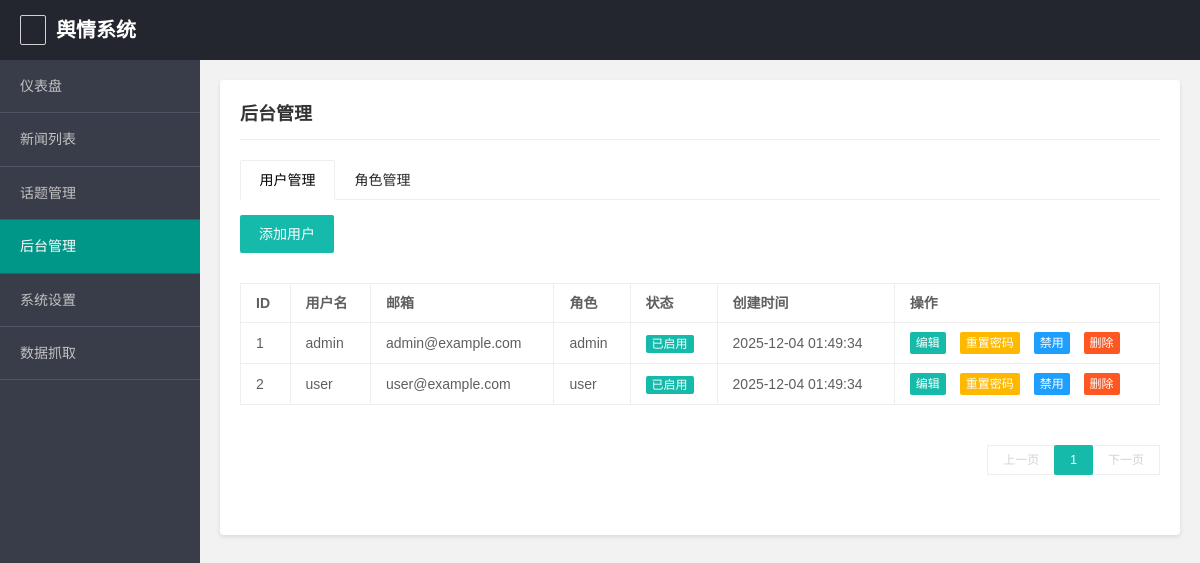
/admin_management (signed in), run on an earlier commit of the app's database.
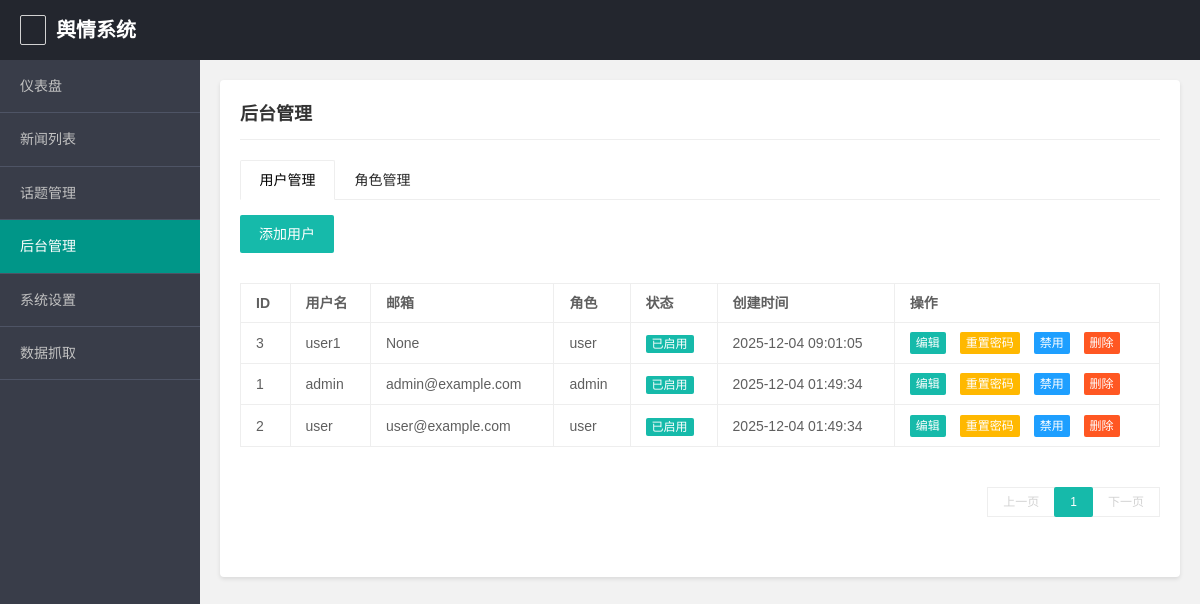
And on a later commit of the database.
### app/models.py (models this page shows, shortened)
class User(UserMixin, db.Model):
    id = db.Column(db.Integer, primary_key=True)
    username = db.Column(db.String(64), unique=True, nullable=False, index=True)
    email = db.Column(db.String(120), unique=True, index=True)
    password_hash = db.Column(db.String(128))
    role_id = db.Column(db.Integer, db.ForeignKey('role.id'))
    created_at = db.Column(db.DateTime, default=datetime.utcnow)
    last_login = db.Column(db.DateTime)
    is_active = db.Column(db.Boolean, default=True)
    comments = db.relationship('Comment', backref='author', lazy='dynamic')
    @property
    def password(self):
        raise AttributeError('password is not a readable attribute')
    def has_role(self, role_name):
        if self.role:
            return self.role.name == role_name
        return False

class Role(db.Model):
    id = db.Column(db.Integer, primary_key=True)
    name = db.Column(db.String(64), unique=True, nullable=False)
    description = db.Column(db.String(256))
    users = db.relationship('User', backref='role', lazy='dynamic')

### app/main/routes.py (the view)
@bp.route('/admin_management')
@login_required
def admin_management():
    if not current_user.has_role('admin'):
        flash('您没有权限访问此页面', 'error')
        return redirect(url_for('main.dashboard'))
    page = request.args.get('page', 1, type=int)
    per_page = 10
    pagination = User.query.order_by(User.created_at.desc()).paginate(
        page=page, per_page=per_page, error_out=False)
    user_items = pagination.items
    roles = Role.query.all()
    return render_template('admin_management.html',
                         pagination=pagination,
                         user_items=user_items,
                         roles=roles)

### app/__init__.py (called while the page is built)
def create_app(config_name=None):
    app = Flask(__name__, instance_relative_config=True)
    app.config['SECRET_KEY'] = os.getenv('SECRET_KEY', 'dev_key_change_in_production')
    app.config['SQLALCHEMY_DATABASE_URI'] = os.getenv('DATABASE_URL', 'sqlite:///app.db')
    app.config['SQLALCHEMY_TRACK_MODIFICATIONS'] = False
    app.config['APP_NAME'] = os.getenv('APP_NAME', '舆情系统')
    app.config['APP_VERSION'] = os.getenv('APP_VERSION', '1.0.0')
    db.init_app(app)
    migrate.init_app(app, db)
    login_manager.init_app(app)
    from app.main import bp as main_bp
    app.register_blueprint(main_bp)
    from app.models import User, Role, News, Topic, Comment, SystemSetting, Monitor
    @login_manager.user_loader
    def load_user(user_id):
        return User.query.get(int(user_id))
    return app

### templates/admin_management.html (shortened to what the changed rows need)
<!DOCTYPE html>
<html lang="zh-CN">
<head>
    <link rel="stylesheet" href="{{ url_for('static', filename='layui/css/layui.css') }}">
</head>
<body>
    <div class="header">
        <div style="display: flex; align-items: center;">
            <h1>{{ config.APP_NAME }}</h1>
        </div>
    </div>
    <div class="container">
        <div class="content">
            <div class="panel">
                <div class="layui-tab">
                    <div class="layui-tab-content">
                        <div class="layui-tab-item layui-show">
                            <div class="table-container">
                                <table class="layui-table">
                                    <thead>
                                        <tr>
                                            <th>ID</th>
                                            <th>用户名</th>
                                            <th>邮箱</th>
                                            <th>角色</th>
                                            <th>状态</th>
                                            <th>创建时间</th>
                                            <th>操作</th>
                                        </tr>
                                    </thead>
                                    <tbody>
                                        {% for user in user_items %}
                                        <tr>
                                            <td>{{ user.id }}</td>
                                            <td>{{ user.username }}</td>
                                            <td>{{ user.email }}</td>
                                            <td>{{ user.role.name }}</td>
                                            <td>
                                                {% if user.is_active %}
                                                <span class="layui-badge layui-bg-green">已启用</span>
                                                {% else %}
                                                <span class="layui-badge layui-bg-gray">已禁用</span>
                                                {% endif %}
                                            </td>
                                            <td>{{ user.created_at.strftime('%Y-%m-%d %H:%M:%S') }}</td>
                                            <td>
                                                <button class="layui-btn layui-btn-xs" onclick="editUser({{ user.id }})">编辑</button>
                                                <button class="layui-btn layui-btn-xs layui-btn-warm" onclick="resetPassword({{ user.id }})">重置密码</button>
                                                {% if user.is_active %}
                                                <button class="layui-btn layui-btn-xs layui-btn-normal" onclick="toggleUserStatus({{ user.id }}, false)">禁用</button>
                                                {% else %}
                                                <button class="layui-btn layui-btn-xs layui-btn-primary" onclick="toggleUserStatus({{ user.id }}, true)">启用</button>
                                                {% endif %}
                                                <button class="layui-btn layui-btn-xs layui-btn-danger" onclick="deleteUser({{ user.id }})">删除</button>
                                            </td>
                                        </tr>
                                        {% else %}
                                        <tr>
                                            <td colspan="7" style="text-align: center;">暂无用户数据</td>
                                        </tr>
                                        {% endfor %}
                                    </tbody>
                                </table>
                            </div>
                            {% if pagination %}
                            <div style="text-align: right; margin-top: 20px;">
                                <div class="layui-box layui-laypage layui-laypage-default">
                                    {% for page_num in pagination.iter_pages(left_edge=1, left_current=1, right_current=2, right_edge=1) %}
                                        {% if page_num %}
                                            {% if page_num == pagination.page %}
                                            <span class="layui-laypage-curr"><em class="layui-laypage-em"></em><em>{{ page_num }}</em></span>
                                            {% else %}
                                            <a href="{{ url_for('main.admin_management', page=page_num) }}">{{ page_num }}</a>
                                            {% endif %}
                                        {% else %}
                                        <span class="layui-laypage-spr">…</span>
                                        {% endif %}
                                    {% endfor %}
                                </div>
                            </div>
                            {% endif %}
                        </div>
                    </div>
                </div>
            </div>
        </div>
    </div>
</body>
</html>

What changed in the data, as far as the page shows it:
added User: id "3", username "user1", email "None", role.name "user", is_active "已启用", created_at "2025-12-04 09:01:05"
